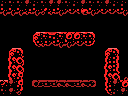

A level layout from a 2D game, rendered from its tile map. Below: a short description, then the map file with its tile-grid data intact:
An orthogonal 16x12 tile map with 8x8 px tiles, 1 tile layer (Tile Layer 1) and 6 objects (2x item, door-up, breakable-up, big-item, 4x4-item).

<map version="1.0" orientation="orthogonal" renderorder="right-down" width="16" height="12" tilewidth="8" tileheight="8" nextobjectid="33">
 <properties>
  <property name="down" value="hole" />
  <property name="left" value="hole" />
  <property name="right" value="hole" />
 </properties>
 <tileset firstgid="1" name="tiles" tilewidth="8" tileheight="8" tilecount="256" columns="16">
  <image source="tiles.png" width="128" height="128" />
 </tileset>
 <layer name="Tile Layer 1" width="16" height="12">
  <data encoding="csv">
114,113,113,115,114,113,115,115,113,114,115,113,113,115,114,114,
250,250,250,126,250,124,126,250,127,127,122,250,127,127,127,250,
1,1,1,1,1,1,1,1,1,1,1,1,1,1,1,1,
1,1,1,1,1,1,1,1,1,1,1,1,1,1,1,1,
1,1,1,1,102,254,100,254,97,97,254,104,1,1,1,1,
1,1,1,1,123,126,127,250,250,127,127,125,1,1,1,1,
1,102,104,1,1,1,1,1,1,1,1,1,1,102,104,1,
1,117,118,1,1,1,1,1,1,1,1,1,1,251,252,1,
1,117,118,1,1,1,1,1,1,1,1,1,1,117,252,1,
1,117,119,1,1,1,1,1,1,1,1,1,1,117,118,129,
98,115,119,1,138,255,255,139,139,255,139,140,1,251,115,97,
113,115,124,1,1,1,1,1,1,1,1,1,1,123,114,115
</data>
 </layer>
 <objectgroup name="objects">
  <object id="15" type="item" x="40" y="16" width="16" height="16" />
  <object id="26" type="door-up" x="48" y="0" width="32" height="16" />
  <object id="27" type="breakable-up" x="48" y="0" width="32" height="16" />
  <object id="28" type="item" x="72" y="16" width="16" height="16" />
  <object id="30" type="big-item" x="48" y="56" width="32" height="24" />
  <object id="31" type="4x4-item" x="48" y="48" width="32" height="32" />
 </objectgroup>
</map>
